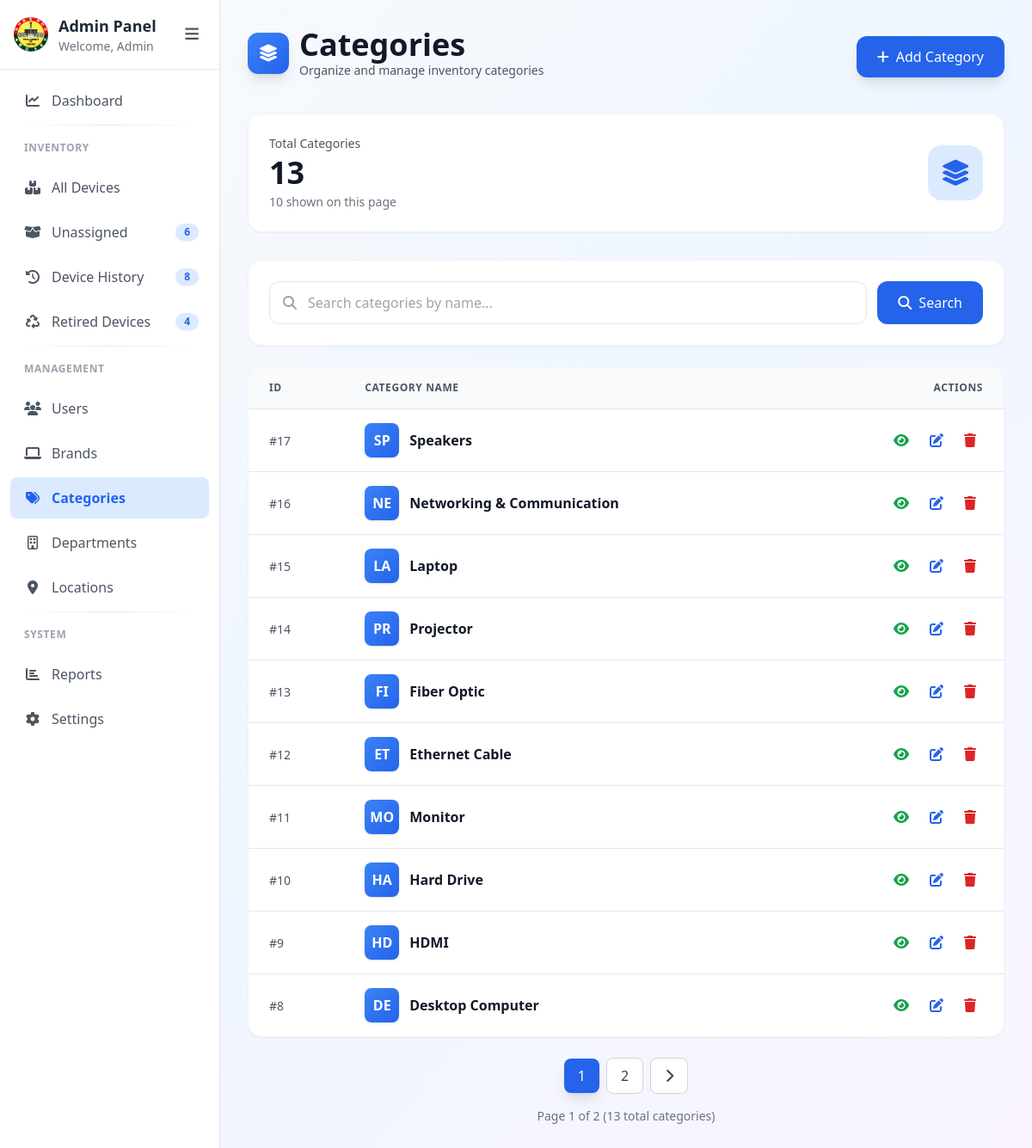
/categories.php, run on the app's committed database.
### tables this page shows
CREATE TABLE `categories` (
  `id` int(11) NOT NULL,
  `category_name` varchar(100) NOT NULL,
  `created_at` timestamp NULL DEFAULT current_timestamp()
);

### categories.php (the view, shortened to what this page needs)
<?php
$db = new Database();
$conn = $db->getConnection();
$search = trim($_GET['search'] ?? '');
$page = max(1, (int) ($_GET['page'] ?? 1));
$perPage = 10;
$offset = ($page - 1) * $perPage;
$countSql = "SELECT COUNT(*) FROM categories";
$stmt = $conn->prepare($countSql);
$stmt->execute();
$stmt->bind_result($totalRecords);
$totalPages = ceil($totalRecords / $perPage);
$sql = "SELECT * FROM categories";
$params = [];
$types = "";
$sql .= " ORDER BY id DESC LIMIT ? OFFSET ?";
$params[] = $perPage;
$params[] = $offset;
$types .= "ii";
$stmt = $conn->prepare($sql);
$stmt->bind_param($types, ...$params);
$stmt->execute();
$result = $stmt->get_result();
$categories = $result->fetch_all(MYSQLI_ASSOC);
?>
<!DOCTYPE html>
<html lang="en">
<head>
    <script src="https://cdn.tailwindcss.com"></script>
    <link rel="stylesheet" href="https://cdnjs.cloudflare.com/ajax/libs/font-awesome/6.5.1/css/all.min.css">
</head>
<body class="bg-gradient-to-br from-gray-50 via-blue-50 to-purple-50 min-h-screen">
    <?php include 'sidebar.php'; ?>
    <main id="mainContent" class="p-4 md:p-8 max-w-7xl mx-auto">
        <div class="mb-8">
            <div class="flex flex-col md:flex-row md:items-center md:justify-between gap-4">
                <div>
                    <div class="flex items-center gap-3 mb-2">
                        <div
                            class="w-12 h-12 bg-gradient-to-br from-blue-500 to-blue-600 rounded-xl flex items-center justify-center shadow-lg">
                            <i class="fas fa-layer-group text-white text-xl"></i>
                        </div>
                        <div>
                            <h1 class="text-3xl md:text-4xl font-bold text-gray-900">Categories</h1>
                            <p class="text-gray-600 text-sm">Organize and manage inventory categories</p>
                        </div>
                    </div>
                </div>
                <button onclick="openAddModal()"
                    class="inline-flex items-center justify-center px-6 py-3 bg-gradient-to-r from-blue-600 to-blue-600 text-white rounded-xl hover:from-blue-700 hover:to-blue-700 transition-all shadow-lg hover:shadow-xl transform hover:-translate-y-0.5">
                    <i class="fas fa-plus mr-2"></i>
                    Add Category
                </button>
            </div>
        </div>
        <div class="mb-8">
            <div class="bg-white rounded-2xl shadow-sm hover:shadow-md transition-shadow p-6 border border-gray-100">
                <div class="flex items-center justify-between">
                    <div>
                        <p class="text-sm font-medium text-gray-600 mb-1">Total Categories</p>
                        <p class="text-4xl font-bold text-gray-900"><?= $totalRecords ?></p>
                        <p class="text-sm text-gray-500 mt-1">
                            <?= count($categories) ?> shown on this page
                        </p>
                    </div>
                    <div
                        class="w-16 h-16 bg-gradient-to-br from-blue-100 to-blue-100 rounded-2xl flex items-center justify-center">
                        <i class="fas fa-layer-group text-3xl text-blue-600"></i>
                    </div>
                </div>
            </div>
        </div>
        <div class="bg-white rounded-2xl shadow-sm border border-gray-100 p-6 mb-6">
            <form method="GET" class="flex gap-3">
                <div class="flex-1 relative">
                    <i class="fas fa-search absolute left-4 top-1/2 transform -translate-y-1/2 text-gray-400"></i>
                    <input type="text" name="search" value="<?= htmlspecialchars($search) ?>"
                        placeholder="Search categories by name..."
                        class="w-full pl-11 pr-4 py-3 border border-gray-200 rounded-xl focus:outline-none focus:ring-2 focus:ring-emerald-500 focus:border-transparent transition">
                </div>
                <button type="submit"
                    class="px-6 py-3 bg-blue-600 text-white rounded-xl hover:bg-blue-700 transition-colors">
                    <i class="fas fa-search mr-2"></i>Search
                </button>
            </form>
        </div>
        <div class="bg-white rounded-2xl shadow-sm border border-gray-100 overflow-hidden">
            <div class="hidden md:block overflow-x-auto">
                <table class="w-full">
                    <thead>
                        <tr class="bg-gray-50 border-b border-gray-200">
                            <th
                                class="px-6 py-4 text-left text-xs font-semibold text-gray-600 uppercase tracking-wider">
                                ID</th>
                            <th
                                class="px-6 py-4 text-left text-xs font-semibold text-gray-600 uppercase tracking-wider">
                                Category Name</th>
                            <th
                                class="px-6 py-4 text-right text-xs font-semibold text-gray-600 uppercase tracking-wider">
                                Actions</th>
                        </tr>
                    </thead>
                    <tbody class="divide-y divide-gray-200">
                        <?php if ($categories): ?>
                            <?php foreach ($categories as $cat): ?>
                                <tr class="hover:bg-gray-50 transition-colors">
                                    <td class="px-6 py-4">
                                        <span class="text-sm font-medium text-gray-600">#<?= $cat['id'] ?></span>
                                    </td>
                                    <td class="px-6 py-4">
                                        <div class="flex items-center gap-3">
                                            <div
                                                class="w-10 h-10 bg-gradient-to-br from-blue-500 to-blue-600 rounded-lg flex items-center justify-center text-white font-bold shadow">
                                                <?= strtoupper(substr($cat['category_name'], 0, 2)) ?>
                                            </div>
                                            <span
                                                class="font-semibold text-gray-900 text-base"><?= htmlspecialchars($cat['category_name']) ?></span>
                                        </div>
                                    </td>
                                    <td class="px-6 py-4">
                                        <div class="flex items-center justify-end gap-2">
                                            <button onclick='openViewModal(<?= json_encode($cat) ?>)'
                                                class="p-2 text-green-600 hover:bg-green-50 rounded-lg transition-colors"
                                                title="View Details">
                                                <i class="fas fa-eye"></i>
                                            </button>
                                            <button onclick='openEditModal(<?= json_encode($cat) ?>)'
                                                class="p-2 text-blue-600 hover:bg-blue-50 rounded-lg transition-colors"
                                                title="Edit Category">
                                                <i class="fas fa-edit"></i>
                                            </button>
                                            <a href="?delete=<?= $cat['id'] ?>"
                                                onclick="return confirm('Delete this category? This action cannot be undone.')"
                                                class="p-2 text-red-600 hover:bg-red-50 rounded-lg transition-colors"
                                                title="Delete Category">
                                                <i class="fas fa-trash"></i>
                                            </a>
                                        </div>
                                    </td>
                                </tr>
                            <?php endforeach; ?>
                        <?php endif; ?>
                    </tbody>
                </table>
            </div>
        </div>
        <?php if ($totalPages > 1): ?>
            <div class="mt-6 flex flex-wrap items-center justify-center gap-2">
                <?php for ($i = 1; $i <= $totalPages; $i++): ?>
                    <?php if ($i == 1 || $i == $totalPages || abs($i - $page) <= 2): ?>
                        <a href="?page=<?= $i ?>&search=<?= urlencode($search) ?>" class="px-4 py-2 rounded-lg transition-colors font-medium <?= $i == $page
                                ? 'bg-gradient-to-r from-blue-600 to-blue-600 text-white shadow-lg'
                                : 'bg-white border border-gray-300 text-gray-700 hover:bg-gray-50' ?>">
                            <?= $i ?>
                        </a>
                    <?php elseif (abs($i - $page) == 3): ?>
                        <span class="px-2 text-gray-400">...</span>
                    <?php endif; ?>
                <?php endfor; ?>
                <?php if ($page < $totalPages): ?>
                    <a href="?page=<?= $page + 1 ?>&search=<?= urlencode($search) ?>"
                        class="px-4 py-2 bg-white border border-gray-300 text-gray-700 rounded-lg hover:bg-gray-50 transition-colors">
                        <i class="fas fa-chevron-right"></i>
                    </a>
                <?php endif; ?>
            </div>
            <p class="text-center text-sm text-gray-500 mt-4">
                Page <?= $page ?> of <?= $totalPages ?> (<?= $totalRecords ?> total categories)
            </p>
        <?php endif; ?>
    </main>
</body>
</html>

### sidebar.php (style rules this page uses)
#mainContent { margin-left: 16rem; transition: margin-left 0.3s ease; }

### data on the page
categories: id "17", category_name "SP", category_name "Speakers"
categories: id "16", category_name "NE", category_name "Networking & Communication"
categories: id "15", category_name "LA", category_name "Laptop"
categories: id "14", category_name "PR", category_name "Projector"
categories: id "13", category_name "FI", category_name "Fiber Optic"
categories: id "12", category_name "ET", category_name "Ethernet Cable"
categories: id "11", category_name "MO", category_name "Monitor"
categories: id "10", category_name "HA", category_name "Hard Drive"
categories: id "9", category_name "HD", category_name "HDMI"
categories: id "8", category_name "DE", category_name "Desktop Computer"

### other printed values
$_SESSION['full_name'] "Admin"
$unassignedCount "6"
$historyCount "8"
$retiredCount "4"
$totalRecords "13"
count($categories) "10"
$page "1"
$totalPages "2"
